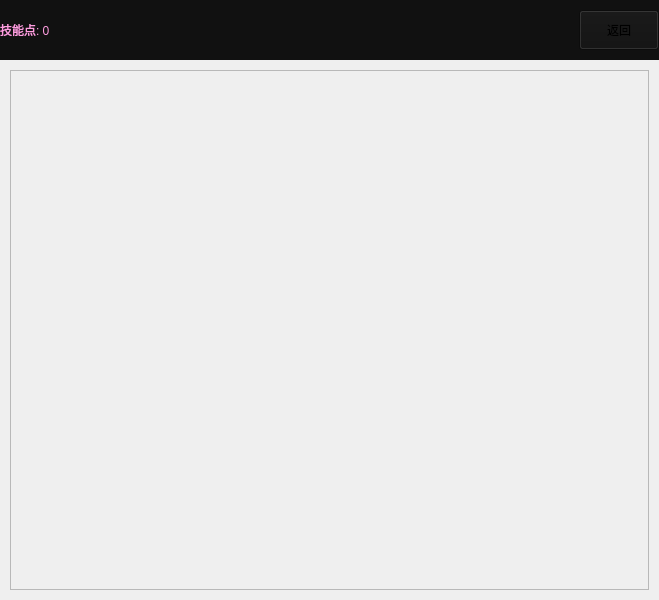
<?xml version="1.0" encoding="UTF-8"?>
<ui version="4.0">
 <class>SkillTreePage</class>
 <widget class="QWidget" name="SkillTreePage">
  <property name="geometry">
   <rect>
    <x>0</x>
    <y>0</y>
    <width>659</width>
    <height>600</height>
   </rect>
  </property>
  <property name="windowTitle">
   <string>技能树</string>
  </property>
  <widget class="QWidget" name="topBar" native="true">
   <property name="geometry">
    <rect>
     <x>0</x>
     <y>0</y>
     <width>659</width>
     <height>60</height>
    </rect>
   </property>
   <property name="styleSheet">
    <string notr="true">background:#111;</string>
   </property>
   <layout class="QHBoxLayout" name="horizontalLayout">
    <item>
     <widget class="QLabel" name="labelSkillPoints">
      <property name="styleSheet">
       <string notr="true">color:#ff9de0; font:bold 18pt 'Microsoft YaHei';</string>
      </property>
      <property name="text">
       <string>技能点: 0</string>
      </property>
     </widget>
    </item>
    <item>
     <spacer name="horizontalSpacer">
      <property name="orientation">
       <enum>Qt::Horizontal</enum>
      </property>
      <property name="sizeHint" stdset="0">
       <size>
        <width>40</width>
        <height>20</height>
       </size>
      </property>
     </spacer>
    </item>
    <item>
     <widget class="QPushButton" name="btnBack">
      <property name="minimumSize">
       <size>
        <width>0</width>
        <height>40</height>
       </size>
      </property>
      <property name="styleSheet">
       <string notr="true"/>
      </property>
      <property name="text">
       <string>返回</string>
      </property>
     </widget>
    </item>
   </layout>
  </widget>
  <widget class="QScrollArea" name="scrollArea">
   <property name="geometry">
    <rect>
     <x>10</x>
     <y>70</y>
     <width>639</width>
     <height>520</height>
    </rect>
   </property>
   <property name="widgetResizable">
    <bool>true</bool>
   </property>
   <widget class="QWidget" name="scrollAreaWidgetContents">
    <property name="geometry">
     <rect>
      <x>0</x>
      <y>0</y>
      <width>637</width>
      <height>518</height>
     </rect>
    </property>
    <layout class="QVBoxLayout" name="skillTreeLayout">
     <property name="spacing">
      <number>0</number>
     </property>
     <property name="leftMargin">
      <number>0</number>
     </property>
     <property name="topMargin">
      <number>0</number>
     </property>
     <property name="rightMargin">
      <number>0</number>
     </property>
     <property name="bottomMargin">
      <number>0</number>
     </property>
    </layout>
   </widget>
  </widget>
 </widget>
 <resources/>
 <connections/>
</ui>
